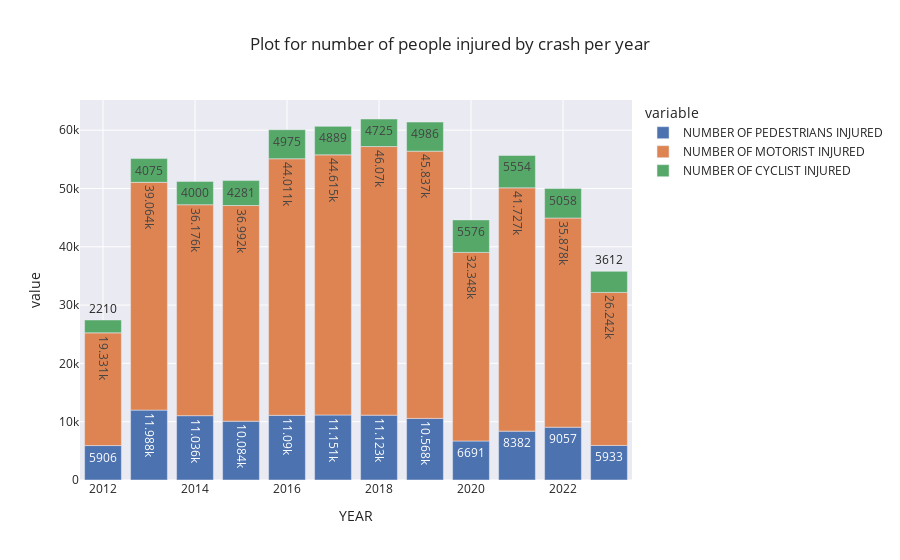

Here is the notebook cell this chart was saved with:
### Code cell
# Plotting the number of injured people per year in a crash
MC_plot2 = px.bar(MC_df_group, x='YEAR', y= ['NUMBER OF PEDESTRIANS INJURED', 'NUMBER OF MOTORIST INJURED',  'NUMBER OF CYCLIST INJURED'],
              text_auto=True, title='Plot for number of people injured by crash per year', template='seaborn', width=900)
MC_plot2.show()

### Figure 1 — Plotly figure (JSON) as saved in the notebook; plotly's stock layout.template omitted (floating-point values rounded to 4 significant figures)
{"data": [{"alignmentgroup": "True", "hovertemplate": "variable=NUMBER OF PEDESTRIANS INJURED<br>YEAR=%{x}<br>value=%{y}<extra></extra>", "legendgroup": "NUMBER OF PEDESTRIANS INJURED", "marker": {"color": "rgb(76,114,176)", "pattern": {"shape": ""}}, "name": "NUMBER OF PEDESTRIANS INJURED", "offsetgroup": "NUMBER OF PEDESTRIANS INJURED", "orientation": "v", "showlegend": true, "textposition": "auto", "texttemplate": "%{y}", "type": "bar", "x": [2012, 2013, 2014, 2015, 2016, 2017, 2018, 2019, 2020, 2021, 2022, 2023], "xaxis": "x", "y": [5906, 11988, 11036, 10084, 11090, 11151, 11123, 10568, 6691, 8382, 9057, 5933], "yaxis": "y"}, {"alignmentgroup": "True", "hovertemplate": "variable=NUMBER OF MOTORIST INJURED<br>YEAR=%{x}<br>value=%{y}<extra></extra>", "legendgroup": "NUMBER OF MOTORIST INJURED", "marker": {"color": "rgb(221,132,82)", "pattern": {"shape": ""}}, "name": "NUMBER OF MOTORIST INJURED", "offsetgroup": "NUMBER OF MOTORIST INJURED", "orientation": "v", "showlegend": true, "textposition": "auto", "texttemplate": "%{y}", "type": "bar", "x": [2012, 2013, 2014, 2015, 2016, 2017, 2018, 2019, 2020, 2021, 2022, 2023], "xaxis": "x", "y": [19331, 39064, 36176, 36992, 44011, 44615, 46070, 45837, 32348, 41727, 35878, 26242], "yaxis": "y"}, {"alignmentgroup": "True", "hovertemplate": "variable=NUMBER OF CYCLIST INJURED<br>YEAR=%{x}<br>value=%{y}<extra></extra>", "legendgroup": "NUMBER OF CYCLIST INJURED", "marker": {"color": "rgb(85,168,104)", "pattern": {"shape": ""}}, "name": "NUMBER OF CYCLIST INJURED", "offsetgroup": "NUMBER OF CYCLIST INJURED", "orientation": "v", "showlegend": true, "textposition": "auto", "texttemplate": "%{y}", "type": "bar", "x": [2012, 2013, 2014, 2015, 2016, 2017, 2018, 2019, 2020, 2021, 2022, 2023], "xaxis": "x", "y": [2210, 4075, 4000, 4281, 4975, 4889, 4725, 4986, 5576, 5554, 5058, 3612], "yaxis": "y"}], "layout": {"barmode": "relative", "legend": {"title": {"text": "variable"}, "tracegroupgap": 0}, "title": {"text": "Plot for number of people injured by crash per year"}, "width": 900, "xaxis": {"anchor": "y", "domain": [0, 1], "title": {"text": "YEAR"}}, "yaxis": {"anchor": "x", "domain": [0, 1], "title": {"text": "value"}}}}
